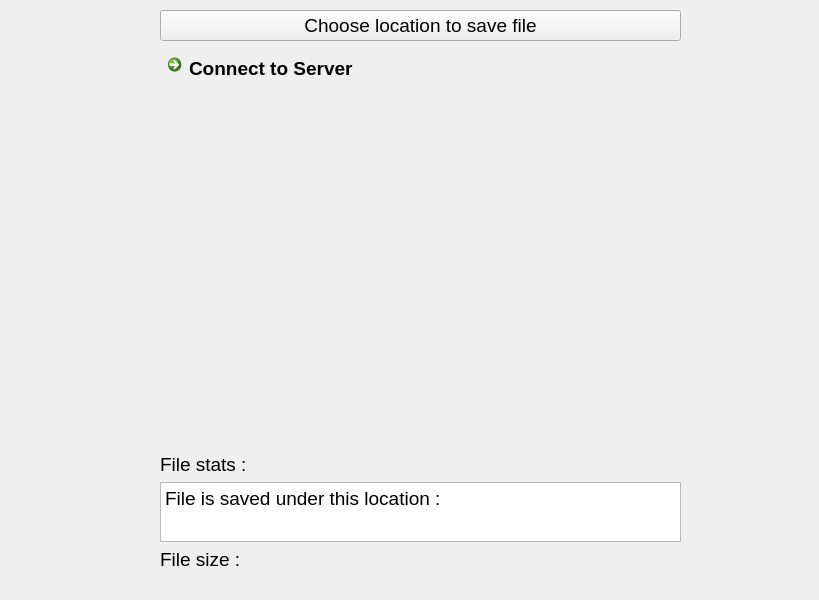
<?xml version="1.0" encoding="UTF-8"?>
<ui version="4.0">
 <class>ClientMainWindow</class>
 <widget class="QMainWindow" name="ClientMainWindow">
  <property name="geometry">
   <rect>
    <x>0</x>
    <y>0</y>
    <width>819</width>
    <height>600</height>
   </rect>
  </property>
  <property name="windowTitle">
   <string>ClientMainWindow</string>
  </property>
  <widget class="QWidget" name="centralwidget">
   <widget class="QWidget" name="verticalLayoutWidget">
    <property name="geometry">
     <rect>
      <x>160</x>
      <y>10</y>
      <width>521</width>
      <height>581</height>
     </rect>
    </property>
    <layout class="QVBoxLayout" name="verticalLayout">
     <item>
      <widget class="QPushButton" name="choose_location_btn">
       <property name="font">
        <font>
         <pointsize>14</pointsize>
        </font>
       </property>
       <property name="text">
        <string>Choose location to save file</string>
       </property>
      </widget>
     </item>
     <item>
      <widget class="QCommandLinkButton" name="connect_to_server_btn">
       <property name="font">
        <font>
         <pointsize>14</pointsize>
        </font>
       </property>
       <property name="text">
        <string>Connect to Server</string>
       </property>
      </widget>
     </item>
     <item>
      <layout class="QVBoxLayout" name="verticalLayout_2">
       <item>
        <spacer name="verticalSpacer">
         <property name="orientation">
          <enum>Qt::Vertical</enum>
         </property>
         <property name="sizeHint" stdset="0">
          <size>
           <width>20</width>
           <height>40</height>
          </size>
         </property>
        </spacer>
       </item>
       <item>
        <widget class="QLabel" name="file_stats">
         <property name="font">
          <font>
           <pointsize>14</pointsize>
          </font>
         </property>
         <property name="text">
          <string>File stats :</string>
         </property>
        </widget>
       </item>
       <item>
        <widget class="QTextBrowser" name="choose_location_label">
         <property name="maximumSize">
          <size>
           <width>16777215</width>
           <height>60</height>
          </size>
         </property>
         <property name="html">
          <string>&lt;!DOCTYPE HTML PUBLIC &quot;-//W3C//DTD HTML 4.0//EN&quot; &quot;http://www.w3.org/TR/REC-html40/strict.dtd&quot;&gt;
&lt;html&gt;&lt;head&gt;&lt;meta name=&quot;qrichtext&quot; content=&quot;1&quot; /&gt;&lt;style type=&quot;text/css&quot;&gt;
p, li { white-space: pre-wrap; }
&lt;/style&gt;&lt;/head&gt;&lt;body style=&quot; font-family:'Ubuntu'; font-size:11pt; font-weight:400; font-style:normal;&quot;&gt;
&lt;p style=&quot; margin-top:0px; margin-bottom:0px; margin-left:0px; margin-right:0px; -qt-block-indent:0; text-indent:0px;&quot;&gt;&lt;span style=&quot; font-size:14pt;&quot;&gt;File is saved under this location :&lt;/span&gt;&lt;/p&gt;&lt;/body&gt;&lt;/html&gt;</string>
         </property>
        </widget>
       </item>
       <item>
        <widget class="QLabel" name="file_size">
         <property name="font">
          <font>
           <pointsize>14</pointsize>
          </font>
         </property>
         <property name="text">
          <string>File size :</string>
         </property>
        </widget>
       </item>
       <item>
        <widget class="QLabel" name="label">
         <property name="text">
          <string/>
         </property>
        </widget>
       </item>
      </layout>
     </item>
    </layout>
   </widget>
  </widget>
 </widget>
 <resources/>
 <connections/>
</ui>
